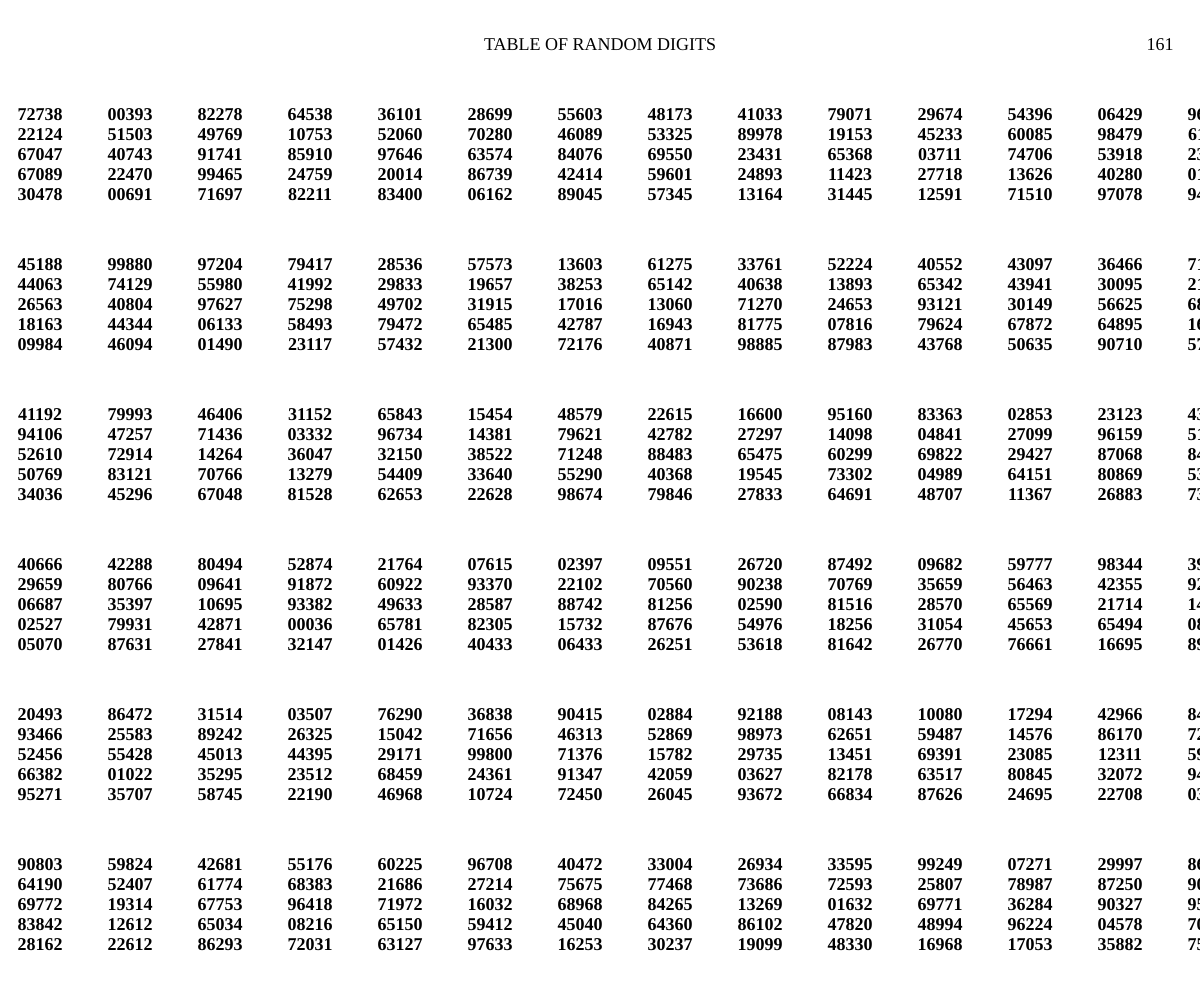
Frame 1 (no input)
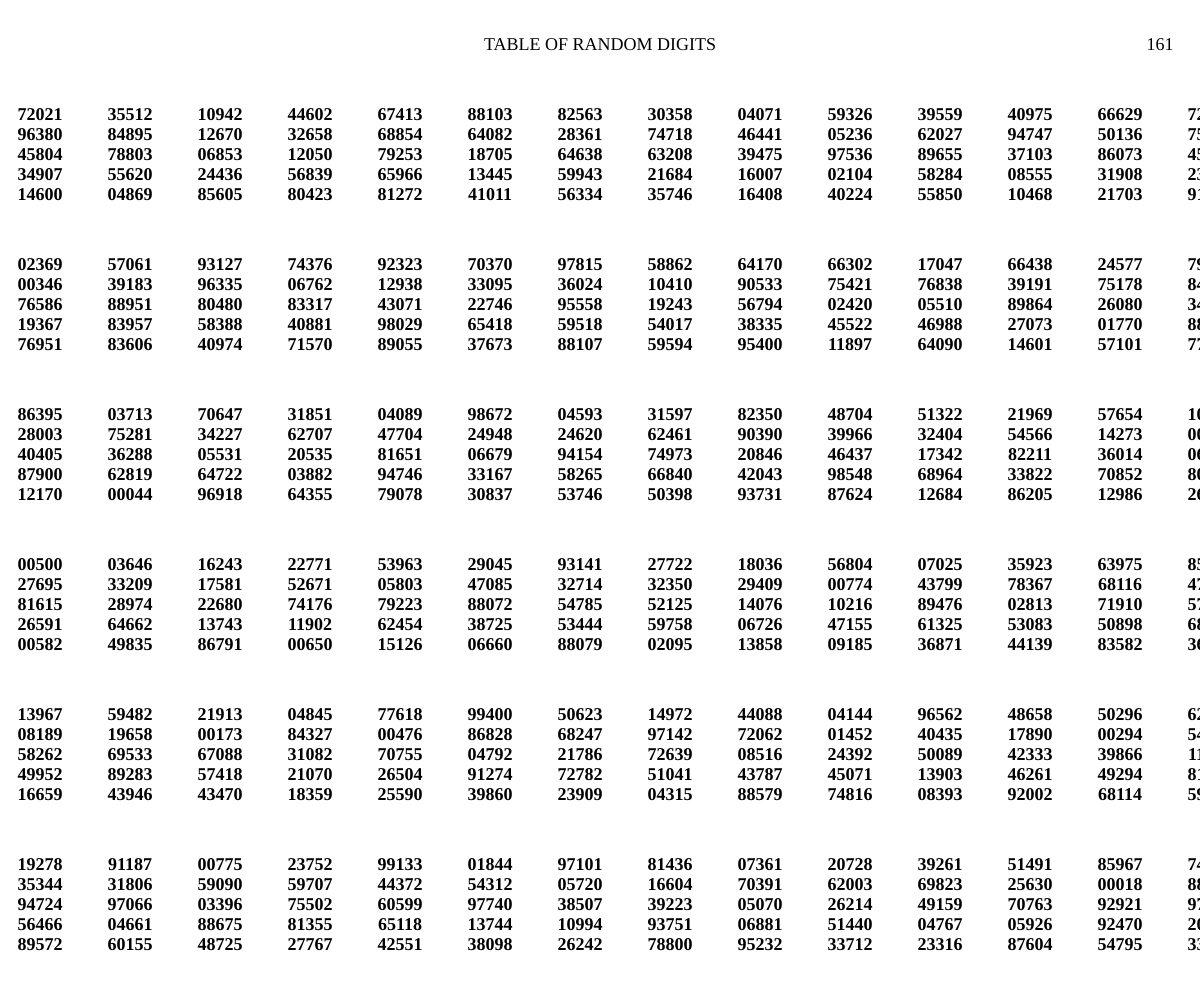
Frame 2 (the mouse pressed at the canvas centre, redrawn once)

The p5.js sketch that drew these frames (run headless with seeded random() and noise() and a simulated clock; the mouse was pressed at the canvas centre and the sketch redrawn once):

// p5.js sketch
// ── sketch.js
// -
//
// TABLE OF RANDOM DIGITS by Lucilla Cesaroni [keyword1, keyword2]
// 2021 Lucilla @LucillaCesaroni, Daniele @Fupete and the course DS-2021 at DESIGN.unirsm 
// github.com/ds-2021-unirsm - github.com/fupete - github.com/LucillaCesaroni 
// Educational purposes, MIT License, 2021, San Marino
//
// —

var w, h;
var x, y;
var numbers = ["0", "1", "2", "3", "4", "5", "6", "7", "8", "9"]
var randomNum = "";

function setup() {
  createCanvas(w = windowWidth, h = windowHeight);
  textAlign(CENTER);
  noLoop();
}

function draw() {
  background(255);

  textStyle(NORMAL);
  textFont("Verdana", 18);
  text('TABLE OF RANDOM DIGITS', w / 2, 50);
  text('161', w - 40, 50);

  textFont("Georgia", 18);
  textStyle(BOLD);

  for (x = 20; x < w; x += 45) {
    for (y = 60; y < h; y -= 25) {
      push();
      translate(x, y);
      matrice();
      pop();
    }
  }
}

function matrice() {
  for (var i = 0; i < 5; i++) {
    randomNum = random(numbers) + random(numbers) + random(numbers) + random(numbers) + random(numbers);
    fill(0);
    text(randomNum, x, y);
    y += 20; // interlinea tra i numeri
  }
}
